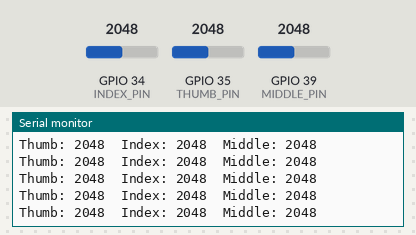
The sketch below on a simulated ESP32. On the bench: the last lines printed to the serial monitor. The test bench sets the inputs (shaded band); at power-on: GPIO 34 (INDEX_PIN) = 2048, GPIO 35 (THUMB_PIN) = 2048, GPIO 39 (MIDDLE_PIN) = 2048 (analog values on the 0–4095 scale).

Above: at 1.2 s.
1.3 s: GPIO 34 (INDEX_PIN) set to 2866
At 1.36 s:
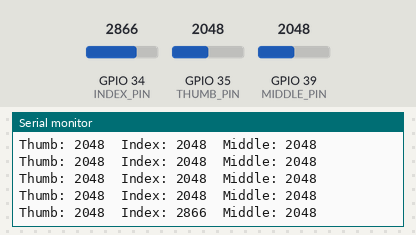
2.8 s: GPIO 35 (THUMB_PIN) set to 2866
At 2.81 s:
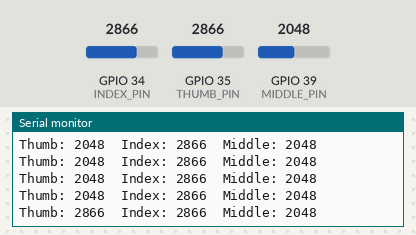
4.3 s: GPIO 39 (MIDDLE_PIN) set to 2866
At 4.37 s:
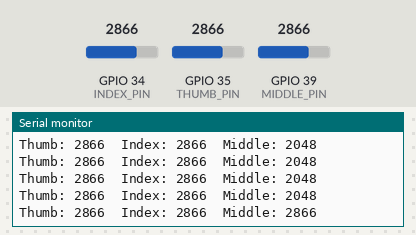
5.8 s: GPIO 34 (INDEX_PIN) set to 3603
At 5.82 s:
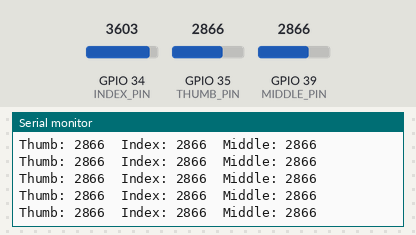
7.3 s: GPIO 35 (THUMB_PIN) set to 3603
At 7.38 s:
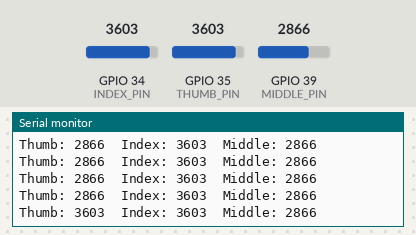
8.8 s: GPIO 39 (MIDDLE_PIN) set to 3603
At 8.84 s:
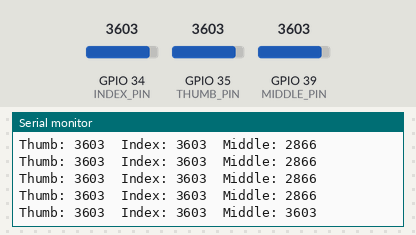
Timing chart, 0 to 11.3 s (numbered marks = the images above; inputs shaded):
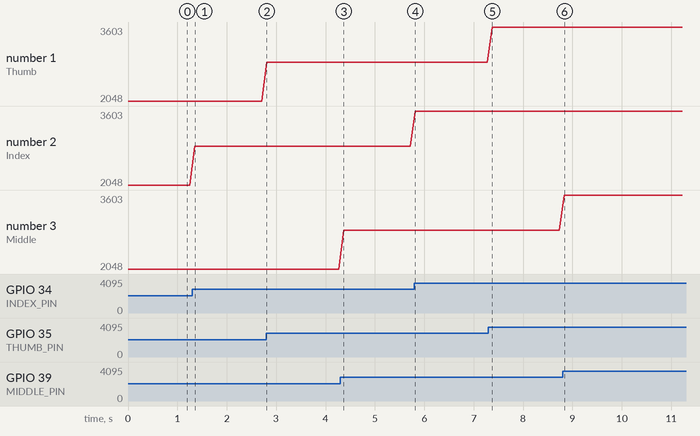

Measured:
- after the input at 1.3 s, the serial monitor: prints a new line after 0.05 s (image 1)
- after the input at 2.8 s, the serial monitor: prints a new line at once (image 2)
- after the input at 4.3 s, the serial monitor: prints a new line after 0.07 s (image 3)
- after the input at 7.3 s, the serial monitor: prints a new line after 0.08 s (image 5)
- after the input at 8.8 s, the serial monitor: prints a new line at once (image 6)
- plotted number 2: 2048 → 2866 after the input at 1.3 s, 2866 → 3603 after the input at 5.8 s

The sketch:

Flex_USB_Calibration.ino
```cpp
// FireBeetle ESP32: thumb GPIO35, index GPIO34, middle GPIO39.
// Open Serial Monitor at 115200 baud. Bend each finger and watch its value.

const int THUMB_PIN = 35;
const int INDEX_PIN = 34;
const int MIDDLE_PIN = 39;

int readFlex(int pin) {
  analogRead(pin); // Discard the first reading after changing ADC channels.
  delayMicroseconds(200);
  int total = 0;
  for (int i = 0; i < 8; i++) total += analogRead(pin);
  return total / 8;
}

void setup() {
  Serial.begin(115200);
  analogReadResolution(12);
  analogSetPinAttenuation(THUMB_PIN, ADC_11db);
  analogSetPinAttenuation(INDEX_PIN, ADC_11db);
  analogSetPinAttenuation(MIDDLE_PIN, ADC_11db);
  pinMode(THUMB_PIN, INPUT);
  pinMode(INDEX_PIN, INPUT);
  pinMode(MIDDLE_PIN, INPUT);
}

void loop() {
  int thumb = readFlex(THUMB_PIN);
  int index = readFlex(INDEX_PIN);
  int middle = readFlex(MIDDLE_PIN);

  Serial.print("Thumb: "); Serial.print(thumb);
  Serial.print("  Index: "); Serial.print(index);
  Serial.print("  Middle: "); Serial.println(middle);
  delay(100);
}
```
